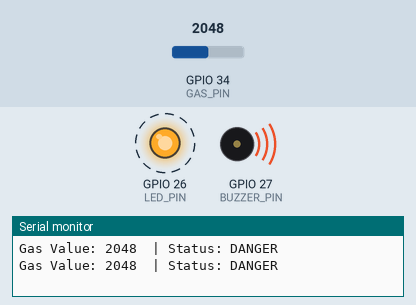
The sketch below on a simulated ESP32. Shown: output pins drawn as LEDs (lit = HIGH), buzzer (waves = sounding, pin HIGH), the last lines printed to the serial monitor. Dashed ring = blinking. The test bench sets the inputs (shaded band); at power-on: GPIO 34 (GAS_PIN) = 2048 (analog values on the 0–4095 scale).

Above: at 2.8 s.
2.9 s: GPIO 34 (GAS_PIN) set to 663
6.4 s: GPIO 34 (GAS_PIN) set to 552
At 7.4 s:
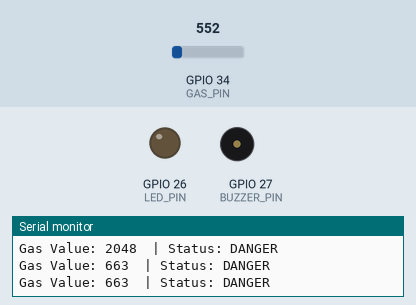
10.0 s: GPIO 34 (GAS_PIN) set to 640
At 10.8 s:
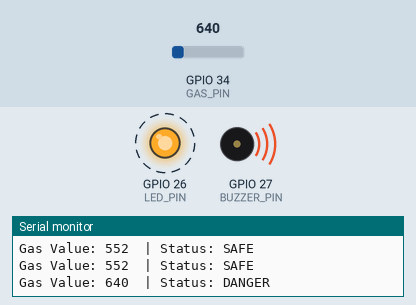
16.0 s: GPIO 34 (GAS_PIN) set to 560
At 16.7 s:
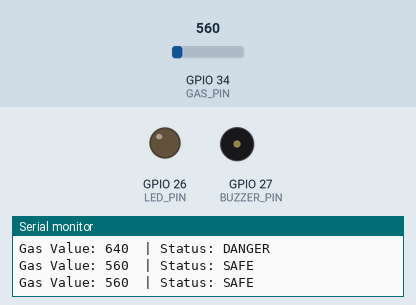
Timing chart, 0 to 19.0 s (numbered marks = the images above; inputs shaded):
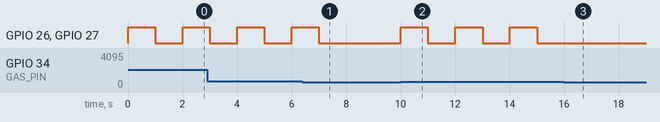

Measured:
- the behaviour switches between 601 and 600 on GPIO 34 (GAS_PIN) (found by bisection; images 0 and 1)
- after the input at 6.4 s, GPIO 26 (LED_PIN), GPIO 27 (BUZZER_PIN): goes on until 7.0 s, then stays LOW
- after the input at 10.0 s, GPIO 26 (LED_PIN), GPIO 27 (BUZZER_PIN): alternates HIGH for 1.0 s and LOW for 1.0 s, starting at once
- after the input at 16.0 s, GPIO 26 (LED_PIN), GPIO 27 (BUZZER_PIN): stops changing and stays LOW
- by itself, GPIO 26 (LED_PIN), GPIO 27 (BUZZER_PIN): alternates HIGH for 1.0 s and LOW for 1.0 s

The sketch:

gas-leakage-detection-buzzer.ino
```cpp
#define GAS_PIN 34
#define LED_PIN 26
#define BUZZER_PIN 27

int threshold = 600;

void setup() {
  Serial.begin(115200);

  pinMode(LED_PIN, OUTPUT);
  pinMode(BUZZER_PIN, OUTPUT);

  analogReadResolution(12);
  analogSetAttenuation(ADC_11db);
}

void loop() {
  int gasValue = analogRead(GAS_PIN);

  Serial.print("Gas Value: ");
  Serial.print(gasValue);

  if (gasValue > threshold) {
    Serial.println("  | Status: DANGER");
    digitalWrite(LED_PIN, HIGH);
    digitalWrite(BUZZER_PIN, HIGH);
    delay(1000);
    digitalWrite(LED_PIN, LOW);
    digitalWrite(BUZZER_PIN, LOW);
    delay(1000);
  } else {
    Serial.println("  | Status: SAFE");
    digitalWrite(LED_PIN, LOW);
    digitalWrite(BUZZER_PIN, LOW);
    delay(500);
  }
}
```
